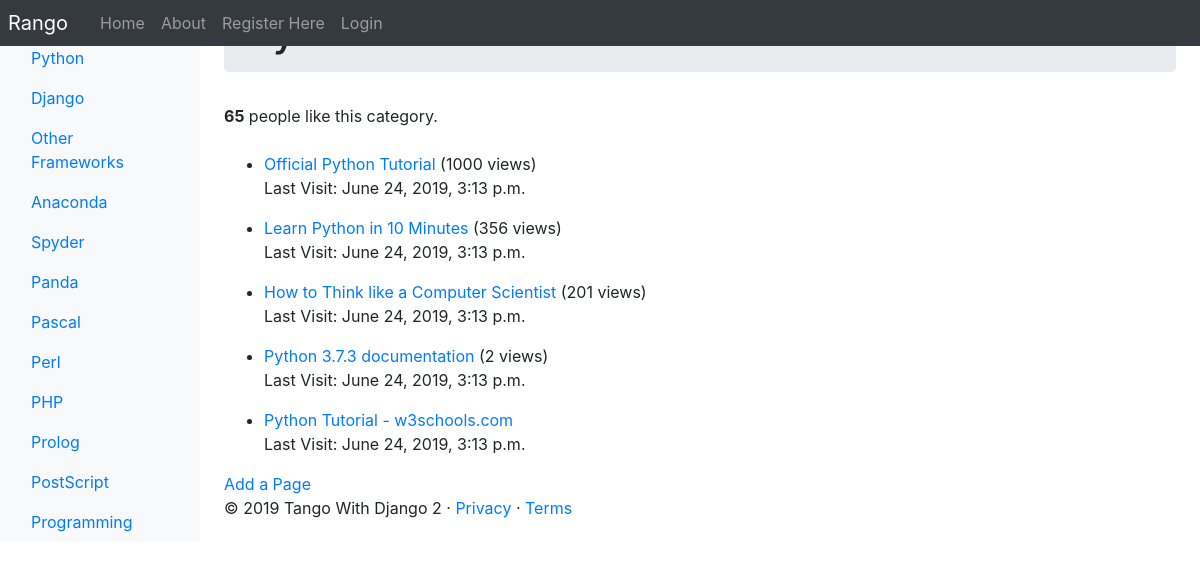
The app's page /rango/category/python/, older data.
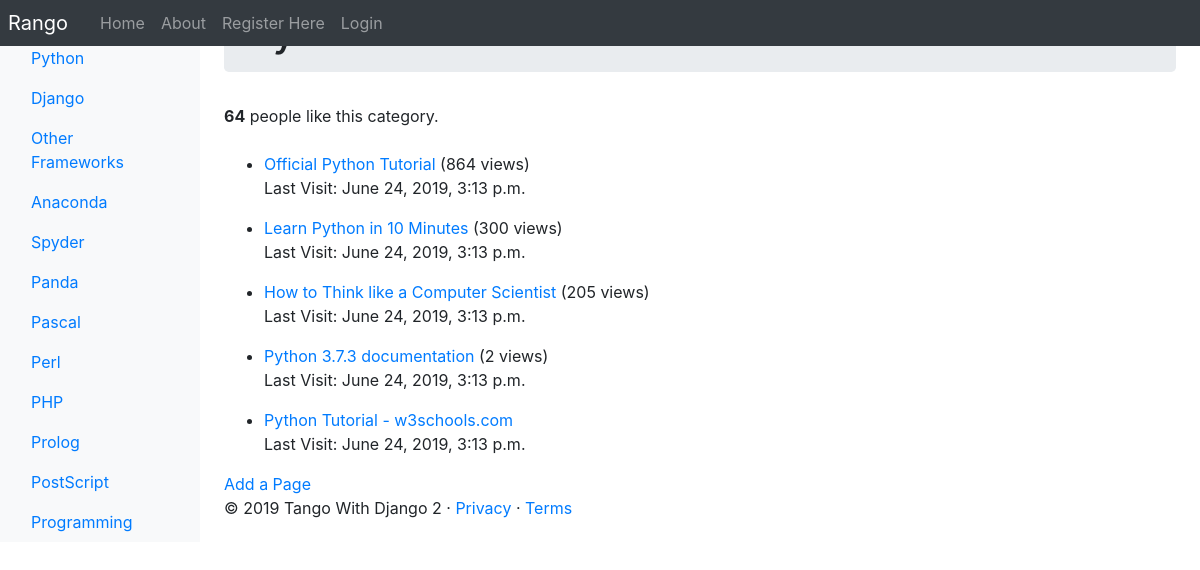
The same page, newer data.
### rango/models.py (models this page shows, shortened)
class Category(models.Model):
    name = models.CharField(max_length=128, unique=True)
    views = models.IntegerField(default=0)
    likes = models.IntegerField(default=0)
    slug = models.SlugField(unique=True)
    class Meta:
        verbose_name_plural = 'Categories'

class Page(models.Model):
    category = models.ForeignKey(Category, on_delete=models.CASCADE)
    title = models.CharField(max_length=128)
    url = models.URLField()
    views = models.IntegerField(default=0)
    first_visit = models.DateTimeField()
    last_visit = models.DateTimeField()

### rango/views.py (the view)
# urls.py: path('category/<slug:category_name_slug>/', views.show_category, name='show_category'),
def show_category(request, category_name_slug):
    context_dict = {}
    try:
        category = Category.objects.get(slug = category_name_slug)
        pages = Page.objects.filter(category = category).order_by('-views')
        context_dict['pages'] = pages
        context_dict['category'] = category
    except Category.DoesNotExist:
        context_dict['category'] = None
        context_dict['pages'] = None
    context_dict['query'] = category.name
    result_list = []
    if request.method == 'POST':
        query = request.POST['query'].strip()
        if query:
            result_list = run_query(query)
            context_dict['query'] = query
            context_dict['result_list'] = result_list
    return render(request, 'rango/category.html', context_dict)

### rango/templatetags/rango_template_tags.py (called while the page is built)
@register.inclusion_tag('rango/cats.html')
def get_category_list(cat = None):
    return {'cats': Category.objects.all(),
            'act_cat': cat}

### templates/rango/category.html (shortened to what this page needs)
{% extends 'rango/base.html' %}
{% load staticfiles %}
{% block body_block %}
    {% if category %}
        <div class="jumbotron p-2">
          <div class="container">
            <h1 class="jumbotron-heading">{{ category.name }}</h1>
          </div>
        </div>
        <div>
          <strong id="like_count">{{ category.likes }}</strong> people like this category.
        </div>
        <br />
        {% if pages %}
            <ul>
            {% for page in pages %}
                <li><a href="{% url 'rango:goto' %}?page_id={{page.id}}">{{ page.title }}</a>
                    {% if page.views > 1 %}
                        ({{ page.views }} views)
                    {% elif page.views == 1 %}
                        ({{ page.views }} view)
                    {% endif %}
                    <br/>
                    <p>Last Visit: {{ page.last_visit }}
                    </p>
                </li>
            {% endfor %}
            </ul>
        {% else %}
            <strong>No pages currently in category.</strong>
        {% endif %}
        <a href="{% url 'rango:add_page' category.slug %}">Add a Page</a>
        <br />
    {% else %}
        The specified category does not exist!
    {% endif %}
{% endblock %}

### templates/rango/cats.html (shortened to what this page needs)
<ul class="nav flex-column">
  {% if cats %}
      {% for c in cats %}
      {% if c == act_cat %}
          <li class="nav-item">
              <a class="nav-link active" href="{% url 'rango:show_category' c.slug %}">
              {{ c.name }}</a>
          </li>
      {% else %}
          <li class="nav-item">
              <a class="nav-link" href="{% url 'rango:show_category' c.slug %}">
              {{ c.name }}</a>
          </li>
      {% endif %}
      {% endfor %}
  {% else %}
      <li class="nav-item">No Categories Yet!</li>
  {% endif %}
</ul>

Row changes from the older to the newer data that the page shows:
changed Category "Python": likes "65" → "64"
changed Page "Official Python Tutorial": views "1000" → "864"
changed Page "Learn Python in 10 Minutes": views "356" → "300"
changed Page "How to Think like a Computer Scientist": views "201" → "205"
